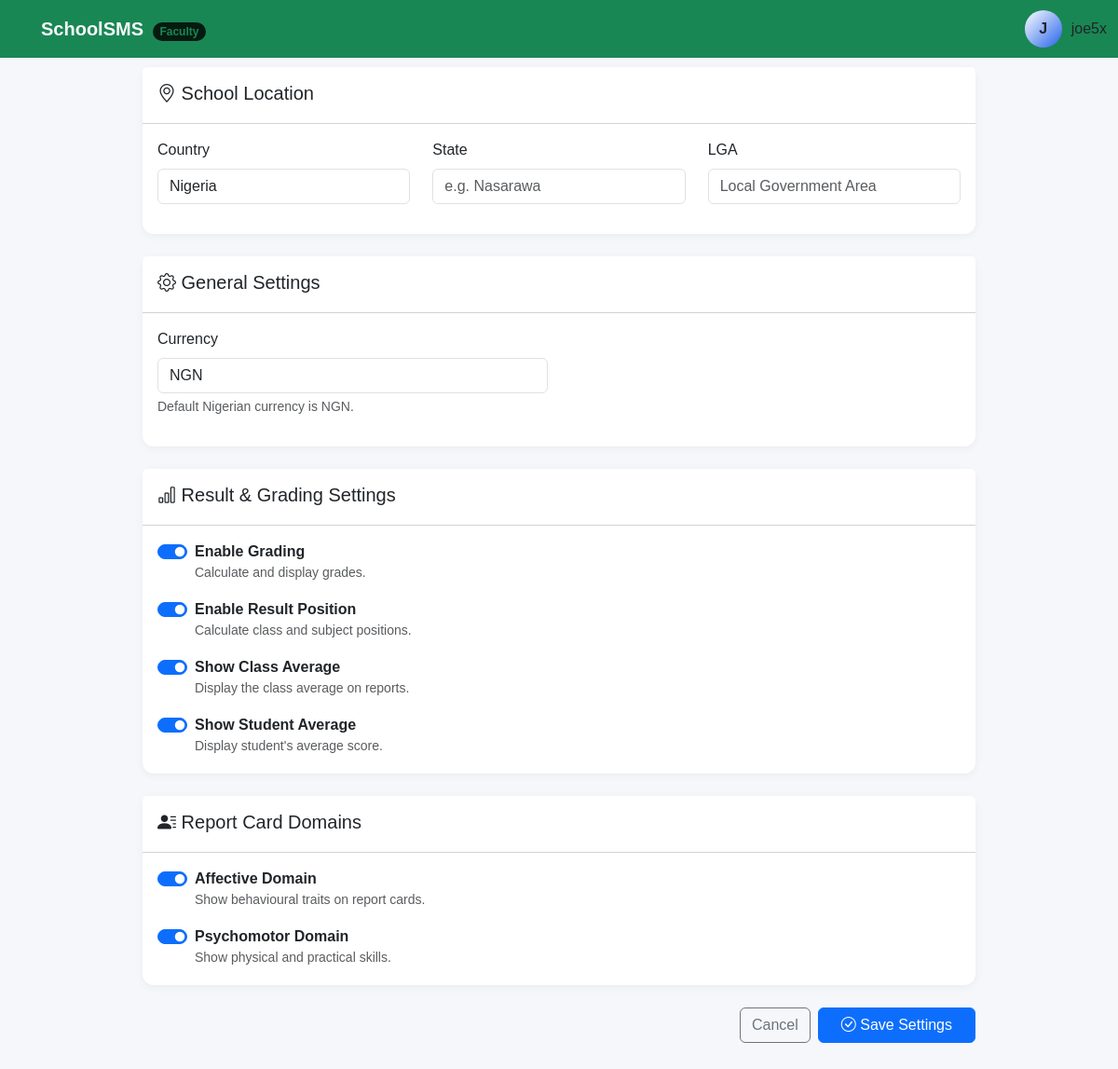
Screenshot of /school/settings/ (signed in) with the database file from the repository.
### accounts/models.py (models this page shows, shortened)
class User(AbstractUser):
    class Role(models.TextChoices):
        SUPER_ADMIN = "super_admin", "Super Administrator"
        SCHOOL_ADMIN = "school_admin", "School Administrator"
        PRINCIPAL = "principal", "Principal"
        VICE_PRINCIPAL = "vice_principal", "Vice Principal"
        HEAD_TEACHER = "head_teacher", "Head Teacher"
        TEACHER = "teacher", "Teacher"
        FORM_TEACHER = "form_teacher", "Form Teacher"
        BURSAR = "bursar", "Bursar"
        ACCOUNTANT = "accountant", "Accountant"
        REGISTRAR = "registrar", "Registrar"
        STUDENT = "student", "Student"
        PARENT = "parent", "Parent/Guardian"
    role = models.CharField(
        max_length=30,
        choices=Role.choices,
        default=Role.TEACHER,
    )
    phone = models.CharField(
        max_length=20,
        blank=True,
    )
    staff_id = models.CharField(
        max_length=50,
        unique=True,
        null=True,
        blank=True,
    )
    profile_photo = models.ImageField(
        upload_to="accounts/profiles/",
        blank=True,
        null=True,
    )
    address = models.TextField(
        blank=True,
    )
    date_of_birth = models.DateField(
        blank=True,
        null=True,
    )
    is_verified = models.BooleanField(
        default=False,
    )
    created_at = models.DateTimeField(
        auto_now_add=True,
    )
    updated_at = models.DateTimeField(
        auto_now=True,
    )
    class Meta:
        ordering = ["first_name", "last_name"]

### schools/models.py (models this page shows, shortened)
class SchoolSettings(models.Model):
    school = models.OneToOneField(
        School,
        on_delete=models.CASCADE,
        related_name="settings",
    )
    country = models.CharField(
        max_length=100,
        default="Nigeria",
    )
    state = models.CharField(
        max_length=100,
        blank=True,
    )
    lga = models.CharField(
        max_length=100,
        blank=True,
    )
    currency = models.CharField(
        max_length=10,
        default="NGN",
    )
    grading_enabled = models.BooleanField(
        default=True,
    )
    result_position_enabled = models.BooleanField(
        default=True,
    )
    show_class_average = models.BooleanField(
        default=True,
    )
    show_student_average = models.BooleanField(
        default=True,
    )
    show_affective_domain = models.BooleanField(
        default=True,
    )
    show_psychomotor_domain = models.BooleanField(
        default=True,
    )
    created_at = models.DateTimeField(
        auto_now_add=True,
    )
    updated_at = models.DateTimeField(
        auto_now=True,
    )

### schools/views.py (the view)
@login_required
def school_settings(request):
    if not is_school_admin(request.user):
        return render(
            request,
            "403.html",
            status=403,
        )
    school = get_object_or_404(
        School,
        is_active=True,
    )
    settings, created = (
        SchoolSettings.objects.get_or_create(
            school=school,
        )
    )
    if request.method == "POST":
        form = SchoolSettingsForm(
            request.POST,
            instance=settings,
        )
        if form.is_valid():
            form.save()
            messages.success(
                request,
                "School settings updated successfully.",
            )
            return redirect(
                "schools:settings",
            )
    else:
        form = SchoolSettingsForm(
            instance=settings,
        )
    return render(
        request,
        "schools/settings_form.html",
        {
            "form": form,
            "school": school,
            "school_settings": settings,
        },
    )

### schools/views.py (called while the page is built)
def is_school_admin(user):
    return (
        user.is_authenticated
        and (
            user.is_superuser
            or user.role in [
                "super_admin",
                "school_admin",
                "principal",
            ]
        )
    )

### templates/schools/settings_form.html (shortened to what this page needs)
{% extends "base.html" %}
{% block content %}
<div class="row justify-content-center pt-4">
    <div class="col-xl-9">
        <form method="post">
            <div class="card mb-4">
                <div class="card-header bg-white py-3">
                    <h5 class="mb-1">
                        <i class="bi bi-geo-alt"></i>
                        School Location
                    </h5>
                </div>
                <div class="card-body">
                    <div class="row">
                        <div class="col-md-4 mb-3">
                            <label class="form-label">
                                Country
                            </label>
                            {{ form.country }}
                        </div>
                        <div class="col-md-4 mb-3">
                            <label class="form-label">
                                State
                            </label>
                            {{ form.state }}
                        </div>
                        <div class="col-md-4 mb-3">
                            <label class="form-label">
                                LGA
                            </label>
                            {{ form.lga }}
                        </div>
                    </div>
                </div>
            </div>
            <div class="card mb-4">
                <div class="card-header bg-white py-3">
                    <h5 class="mb-1">
                        <i class="bi bi-gear"></i>
                        General Settings
                    </h5>
                </div>
                <div class="card-body">
                    <div class="row">
                        <div class="col-md-6 mb-3">
                            <label class="form-label">
                                Currency
                            </label>
                            {{ form.currency }}
                            <div class="form-text">
                                Default Nigerian currency is NGN.
                            </div>
                        </div>
                    </div>
                </div>
            </div>
            <div class="card mb-4">
                <div class="card-header bg-white py-3">
                    <h5 class="mb-1">
                        <i class="bi bi-bar-chart"></i>
                        Result & Grading Settings
                    </h5>
                </div>
                <div class="card-body">
                    <div class="form-check form-switch mb-3">
                        {{ form.grading_enabled }}
                        <label class="form-check-label">
                            <strong>
                                Enable Grading
                            </strong>
                            <small class="d-block text-muted">
                                Calculate and display grades.
                            </small>
                        </label>
                    </div>
                    <div class="form-check form-switch mb-3">
                        {{ form.result_position_enabled }}
                        <label class="form-check-label">
                            <strong>
                                Enable Result Position
                            </strong>
                            <small class="d-block text-muted">
                                Calculate class and subject positions.
                            </small>
                        </label>
                    </div>
                    <div class="form-check form-switch mb-3">
                        {{ form.show_class_average }}
                        <label class="form-check-label">
                            <strong>
                                Show Class Average
                            </strong>
                            <small class="d-block text-muted">
                                Display the class average on reports.
                            </small>
                        </label>
                    </div>
                    <div class="form-check form-switch">
                        {{ form.show_student_average }}
                        <label class="form-check-label">
                            <strong>
                                Show Student Average
                            </strong>
                            <small class="d-block text-muted">
                                Display student's average score.
                            </small>
                        </label>
                    </div>
                </div>
            </div>
            <div class="card mb-4">
                <div class="card-header bg-white py-3">
                    <h5 class="mb-1">
                        <i class="bi bi-person-lines-fill"></i>
                        Report Card Domains
                    </h5>
                </div>
                <div class="card-body">
                    <div class="form-check form-switch mb-3">
                        {{ form.show_affective_domain }}
                        <label class="form-check-label">
                            <strong>
                                Affective Domain
                            </strong>
                            <small class="d-block text-muted">
                                Show behavioural traits on report cards.
                            </small>
                        </label>
                    </div>
                    <div class="form-check form-switch">
                        {{ form.show_psychomotor_domain }}
                        <label class="form-check-label">
                            <strong>
                                Psychomotor Domain
                            </strong>
                            <small class="d-block text-muted">
                                Show physical and practical skills.
                            </small>
                        </label>
                    </div>
                </div>
            </div>
            <div class="d-flex justify-content-end gap-2 mb-5">
                <a
                    href="{% url 'schools:detail' %}"
                    class="btn btn-outline-secondary"
                >
                    Cancel
                </a>
                <button
                    type="submit"
                    class="btn btn-primary px-4"
                >
                    <i class="bi bi-check-circle"></i>
                    Save Settings
                </button>
            </div>
        </form>
    </div>
</div>
{% endblock %}

### templates/base.html (shortened to what this page needs)
{% load static %}
<!DOCTYPE html>
<html lang="en">
<head>
    <link
        href="https://cdn.jsdelivr.net/npm/bootstrap@5.3.3/dist/css/bootstrap.min.css"
        rel="stylesheet"
    >
    <link
        href="https://cdn.jsdelivr.net/npm/bootstrap-icons@1.11.3/font/bootstrap-icons.css"
        rel="stylesheet"
    >
     <link
     rel="stylesheet"
     href="{% static 'css/sms.css' %}"
    >
</head>
<body>
    <nav class="navbar fixed-top bg-success" data-bs-theme="dark">
    <div class="container-fluid d-flex justify-content-between align-items-center">
        {% if request.user.role == 'super_admin' %}
            <a class="navbar-brand d-flex align-items-center gap-2 fw-bold text-light text-decoration-none" href="/admin/">
                <i class="bi bi-shield-lock-fill text-danger fs-4"></i>
                <span>SchoolSMS <span class="badge bg-danger-subtle text-danger rounded-pill fs-8 ms-1">Root</span></span>
            </a>
        {% elif request.user.role == 'head_teacher' or request.user.role == 'teacher' or request.user.role == 'form_teacher' %}
            <a class="navbar-brand d-flex align-items-center gap-2 fw-bold text-light text-decoration-none" href="{% url 'dashboard:dashboard' %}">
                <i class="bi bi-journal-bookmark-fill text-success fs-4"></i>
                <span>SchoolSMS <span class="badge bg-success-subtle text-success rounded-pill fs-8 ms-1">Faculty</span></span>
            </a>
        {% elif request.user.role == 'bursar' or request.user.role == 'accountant' %}
            <a class="navbar-brand d-flex align-items-center gap-2 fw-bold text-light text-decoration-none" href="{% url 'dashboard:dashboard' %}">
                <i class="bi bi-wallet2 text-warning fs-4"></i>
                <span>SchoolSMS <span class="badge bg-warning-subtle text-warning rounded-pill fs-8 ms-1">Finance</span></span>
            </a>
        {% elif request.user.role == 'parent' %}
            <a class="navbar-brand d-flex align-items-center gap-2 fw-bold text-light text-decoration-none" href="{% url 'dashboard:dashboard' %}">
                <i class="bi bi-people-fill text-light fs-4"></i>
                <span>SchoolSMS <span class="badge bg-light text-light rounded-pill fs-8 ms-1">Parent Portal</span></span>
            </a>
        {% else %}
            <a class="navbar-brand d-flex align-items-center gap-2 fw-bold text-light text-decoration-none" href="{% url 'dashboard:dashboard' %}">
                <i class="bi bi-mortarboard-fill text-primary fs-4"></i>
                <span>SchoolSMS</span>
            </a>
        {% endif %}
        <div class="d-flex gap-2">
            <div class="user-profile">
                <div class="avatar">
                    {{ user.username|first|upper }}
                </div>
                <span>
                    {{ user.username }}
                </span>
            </div>
        </div>
    </div>
</nav>
<div class="container-fluid pt-4 mt-4">
</div>
{% block content %}
{% endblock %}
</body>
</html>

### templates/base.html (style rules this page uses)
:root { --bg: #0b0b12; --sidebar: #11111a; --card: #151520; --border: #262638; --text: #ffffff; --muted: #fff; --primary: #ffffff; --secondary: #2563eb; }
body { background: #f5f7fb; font-family: Arial, sans-serif; }
.card { border: 0; border-radius: 12px; box-shadow: 0 2px 10px rgba(0, 0, 0, 0.05); }
.fs-8 { font-size: 0.75rem; }
.user-profile { display: flex; align-items: center; gap: 10px; }
.avatar { width: 40px; height: 40px; display: flex; justify-content: center; align-items: center; border-radius: 50%; background: linear-gradient( 135deg, var(--primary), var(--secondary) ); font-weight: bold; }

### rows the page displays
User: username|first "J", username "joe5x"
SchoolSettings: country "Nigeria", currency "NGN", grading_enabled "☑", result_position_enabled "☑", show_class_average "☑", show_student_average "☑", show_affective_domain "☑", show_psychomotor_domain "☑"
